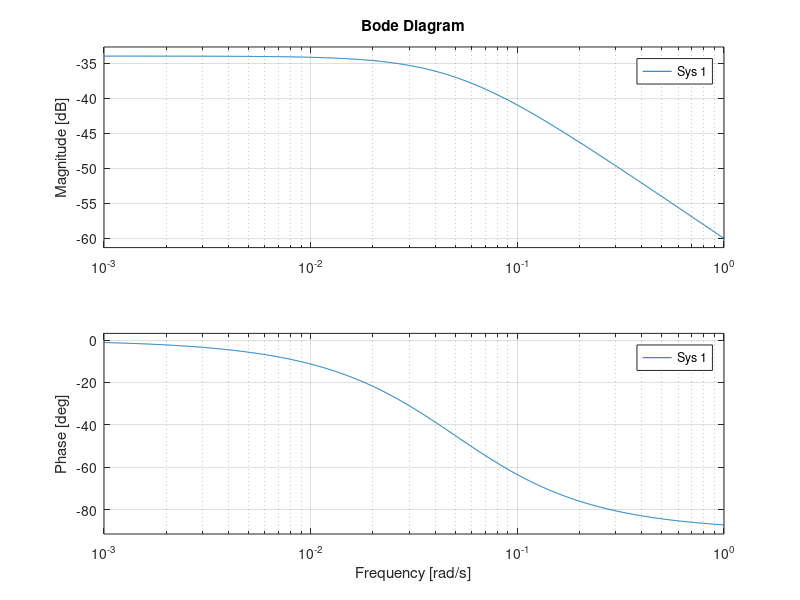

This chart was generated by the following MATLAB code:
m = 1000;
b = 50;
u = 500;

Kp = 1;
s = tf('s');
P_cruise = 1/(m*s+b);
C = Kp;
r = 10;
sys_cl = feedback(C*P_cruise,1);
bode(C*P_cruise);